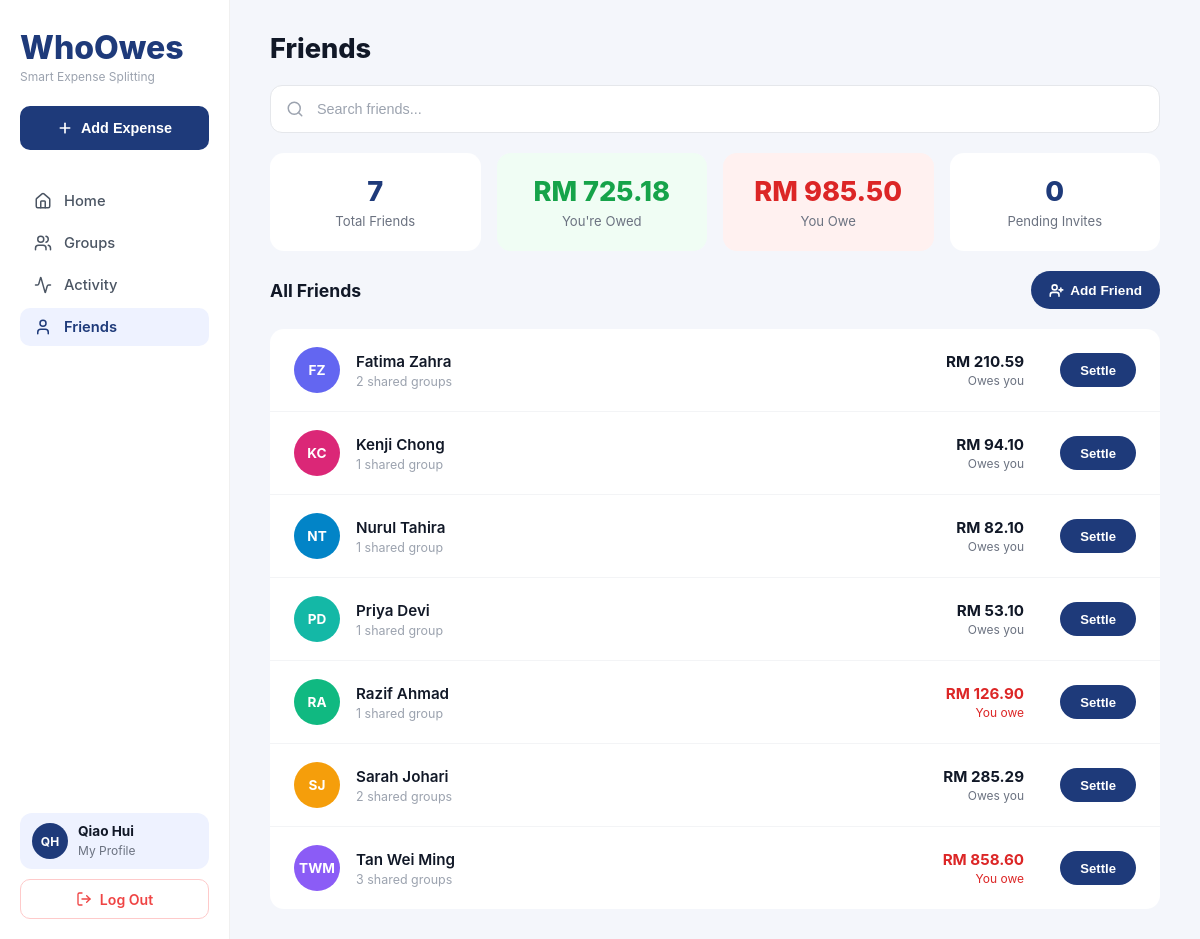
The app's page /Content/Friends/friends.php (signed in) with its own data.
### tables this page shows
CREATE TABLE `users` (
  `id` bigint(20) UNSIGNED NOT NULL,
  `name` varchar(255) NOT NULL,
  `email` varchar(255) NOT NULL,
  `password` varchar(255) NOT NULL DEFAULT '',
  `phone` varchar(20) DEFAULT NULL,
  `avatar_url` varchar(255) DEFAULT NULL,
  `currency` varchar(3) NOT NULL DEFAULT 'MYR',
  `created_at` timestamp NULL DEFAULT NULL,
  `updated_at` timestamp NULL DEFAULT NULL
);

### Content/Friends/friends.php (the view, shortened to what this page needs)
<?php
include '../../database.php';
$current_user_id = (int) $_SESSION['user_id'];
$u = mysqli_fetch_assoc(mysqli_query($connect,
  "SELECT * FROM users WHERE id = $current_user_id LIMIT 1"
));
$user_name     = $u['name'];
$user_initials = strtoupper(implode('', array_map(fn($p) => $p[0], explode(' ', trim($user_name)))));
mysqli_query($connect,
  "CREATE TABLE IF NOT EXISTS friendships (
    id INT AUTO_INCREMENT PRIMARY KEY,
    user_id INT NOT NULL, friend_id INT NOT NULL,
    created_at TIMESTAMP DEFAULT CURRENT_TIMESTAMP,
    UNIQUE KEY unique_pair (user_id, friend_id)
  )"
);
$friends = mysqli_fetch_all(mysqli_query($connect,
  "SELECT u.id, u.name,
     COUNT(DISTINCT gm_me.group_id) AS shared_groups,
     COALESCE((
       SELECT SUM(es.amount) FROM expense_splits es
       JOIN expenses e ON e.id = es.expense_id
       WHERE e.paid_by = $current_user_id AND es.user_id = u.id AND es.is_settled = 0
     ), 0) AS they_owe_me,
     COALESCE((
       SELECT SUM(es2.amount) FROM expense_splits es2
       JOIN expenses e2 ON e2.id = es2.expense_id
       WHERE e2.paid_by = u.id AND es2.user_id = $current_user_id AND es2.is_settled = 0
     ), 0) AS i_owe_them
   FROM users u
   LEFT JOIN group_members gm     ON gm.user_id = u.id
   LEFT JOIN group_members gm_me  ON gm_me.group_id = gm.group_id AND gm_me.user_id = $current_user_id
   WHERE u.id != $current_user_id
     AND (
       gm_me.group_id IS NOT NULL
       OR EXISTS (SELECT 1 FROM friendships WHERE user_id = $current_user_id AND friend_id = u.id)
     )
   GROUP BY u.id, u.name
   ORDER BY u.name"
), MYSQLI_ASSOC);
$total_friends = count($friends);
$youre_owed    = 0.0;
$you_owe       = 0.0;
foreach ($friends as $f) {
  $net = (float)$f['they_owe_me'] - (float)$f['i_owe_them'];
  if ($net > 0) $youre_owed += $net;
  elseif ($net < 0) $you_owe += abs($net);
}
$pending_invites = 0;
function fmt($n) { return 'RM ' . number_format($n, 2); }
function get_initials($name) {
  return strtoupper(implode('', array_map(fn($p) => $p[0], explode(' ', trim($name)))));
}
$avatar_colors = ['#14b8a6','#3b82f6','#6366f1','#8b5cf6','#f59e0b','#10b981','#0284c7','#db2777'];
function avatar_color($id) {
  global $avatar_colors;
  return $avatar_colors[$id % count($avatar_colors)];
}
?>
<!DOCTYPE html>
<html lang="en">
<head>
  <link rel="stylesheet" href="friends.css">
  <link rel="stylesheet" href="../Sidebar/sidebar.css">
</head>
<body>
<div class="app">
  <?php $active_nav = 'friends'; include '../Sidebar/sidebar.php'; ?>
  <main class="main">
    <h1 class="page-title">Friends</h1>
    <div class="search-wrap">
      <input class="search-input" type="text" placeholder="Search friends..." id="searchInput">
    </div>
    <div class="stats-row">
      <div class="stat-card">
        <div class="stat-num blue"><?= $total_friends ?></div>
        <div class="stat-desc">Total Friends</div>
      </div>
      <div class="stat-card green-tint">
        <div class="stat-num green"><?= fmt($youre_owed) ?></div>
        <div class="stat-desc">You're Owed</div>
      </div>
      <div class="stat-card red-tint">
        <div class="stat-num red"><?= fmt($you_owe) ?></div>
        <div class="stat-desc">You Owe</div>
      </div>
      <div class="stat-card">
        <div class="stat-num blue"><?= $pending_invites ?></div>
        <div class="stat-desc">Pending Invites</div>
      </div>
    </div>
    <div class="friends-header">
      <h3 class="friends-title">All Friends</h3>
      <button class="btn-add-friend">
        <i data-lucide="user-plus"></i>
        Add Friend
      </button>
    </div>
    <?php if (empty($friends)): ?>
    <p class="empty-state">No friends yet. Join a group to connect with others!</p>
    <?php else: ?>
    <div class="friends-list" id="friendsList">
      <?php foreach ($friends as $f):
        $net      = (float)$f['they_owe_me'] - (float)$f['i_owe_them'];
        $initials = get_initials($f['name']);
        $color    = avatar_color((int)$f['id']);
        $groups   = (int)$f['shared_groups'];
        if ($net > 0) {
          $amount_cls = '';
          $desc_cls   = '';
          $desc_text  = 'Owes you';
          $amount     = fmt($net);
          $settled    = false;
        } elseif ($net < 0) {
          $amount_cls = 'red';
          $desc_cls   = 'red';
          $desc_text  = 'You owe';
          $amount     = fmt(abs($net));
          $settled    = false;
        } else {
          $amount_cls = 'gray';
          $desc_cls   = 'gray';
          $desc_text  = 'All settled';
          $amount     = fmt(0);
          $settled    = true;
        }
      ?>
      <div class="friend-row">
        <div class="friend-avatar" style="background:<?= $color ?>">
          <?= htmlspecialchars($initials) ?>
        </div>
        <div class="friend-info">
          <div class="friend-name"><?= htmlspecialchars($f['name']) ?></div>
          <div class="friend-groups"><?= $groups ?> shared group<?= $groups !== 1 ? 's' : '' ?></div>
        </div>
        <div class="friend-balance">
          <span class="balance-amount <?= $amount_cls ?>"><?= $amount ?></span>
          <span class="balance-desc <?= $desc_cls ?>"><?= $desc_text ?></span>
        </div>
        <div class="friend-actions">
          <?php if ($settled): ?>
          <span class="settled-chip">Settled &#10003;</span>
          <?php else: ?>
          <button class="settle-btn" onclick="suOpen(<?= (int)$f['id'] ?>)">Settle</button>
          <?php endif; ?>
        </div>
      </div>
      <?php endforeach; ?>
    </div>
    <?php endif; ?>
  </main>
</div>
<?php include 'add_friend_modal.php'; ?>
</body>
</html>

### Content/Sidebar/sidebar.php (shortened to what this page needs)
<?php $active_nav = $active_nav ?? 'home'; ?>
<aside class="sidebar">
  <div class="sidebar-brand">
    <h2>WhoOwes</h2>
    <p>Smart Expense Splitting</p>
  </div>
  <button class="btn-add">
    <i data-lucide="plus" style="width:16px;height:16px;stroke:#fff;fill:none;stroke-width:2.5;stroke-linecap:round"></i>
    Add Expense
  </button>
  <nav>
    <a class="nav-item <?= $active_nav === 'home'     ? 'active' : '' ?>" href="../Dashboard/index.php">
      <i data-lucide="home"></i>
      Home
    </a>
    <a class="nav-item <?= $active_nav === 'groups'   ? 'active' : '' ?>" href="../Group/group.php">
      <i data-lucide="users"></i>
      Groups
    </a>
    <a class="nav-item <?= $active_nav === 'activity' ? 'active' : '' ?>" href="../Activity/activity.php">
      <i data-lucide="activity"></i>
      Activity
    </a>
    <a class="nav-item <?= $active_nav === 'friends'  ? 'active' : '' ?>" href="../Friends/friends.php">
      <i data-lucide="user"></i>
      Friends
    </a>
  </nav>
  <div class="sidebar-footer">
    <a class="profile-card <?= $active_nav === 'profile' ? 'active' : '' ?>" href="../Profile/user_profile.php">
      <div class="avatar"><?= htmlspecialchars($user_initials) ?></div>
      <div class="profile-info">
        <strong><?= htmlspecialchars($user_name) ?></strong>
        <span>My Profile</span>
      </div>
    </a>
    <a href="../../Authorization/logout.php" class="btn-logout">
      <i data-lucide="log-out"></i>
      Log Out
    </a>
  </div>
</aside>
<?php include __DIR__ . '/../AddExpense/add_expense_modal.php'; ?>
<?php include __DIR__ . '/../AddGroup/add_group_modal.php'; ?>
<?php include __DIR__ . '/../SettleUp/settle_modal.php'; ?>

### Content/Friends/friends.css (style rules this page uses)
*, *::before, *::after { box-sizing: border-box; margin: 0; padding: 0; }
html, body { height: 100%; overflow: hidden; }
body { height: 100vh; background: #1a1a2e; display: flex; font-family: -apple-system, BlinkMacSystemFont, "Segoe UI", Roboto, sans-serif; }
.app { display: flex; width: 100%; height: 100vh; overflow: hidden; }
.main { flex: 1; height: 100vh; background: #f4f6fb; padding: 32px 40px 30px; overflow-y: auto; display: flex; flex-direction: column; gap: 20px; }
.page-title { font-size: 1.7rem; font-weight: 800; color: #111827; }
.search-wrap { position: relative; }
.search-input { width: 100%; height: 48px; padding: 0 20px 0 46px; background: #fff; border: 1.5px solid #e5e7eb; border-radius: 12px; font-size: 0.9rem; color: #374151; outline: none; transition: border-color 0.2s; }
.search-input::placeholder { color: #9ca3af; }
.stats-row { display: grid; grid-template-columns: repeat(4, 1fr); gap: 16px; }
.stat-card { background: #fff; border-radius: 14px; padding: 22px 24px; display: flex; flex-direction: column; align-items: center; gap: 5px; text-align: center; }
.stat-card.green-tint { background: #f0fdf4; }
.stat-card.red-tint { background: #fff1f0; }
.stat-num { font-size: 1.7rem; font-weight: 800; color: #111827; }
.stat-num.blue { color: #1e3a7a; }
.stat-num.green { color: #16a34a; }
.stat-num.red { color: #dc2626; }
.stat-desc { font-size: 0.82rem; color: #6b7280; }
.friends-header { display: flex; align-items: center; justify-content: space-between; }
.friends-title { font-size: 1.1rem; font-weight: 700; color: #111827; }
.btn-add-friend { height: 38px; padding: 0 18px; background: #1e3a7a; color: #fff; border: none; border-radius: 20px; font-size: 0.85rem; font-weight: 600; cursor: pointer; display: flex; align-items: center; gap: 6px; transition: background 0.2s; }
.btn-add-friend svg { width: 15px; height: 15px; stroke: #fff; fill: none; stroke-width: 2.5; stroke-linecap: round; stroke-linejoin: round; }
.friends-list { background: #fff; border-radius: 14px; overflow-y: auto; max-height: 1600px; }
.friend-row { display: flex; align-items: center; gap: 16px; padding: 18px 24px; border-bottom: 1px solid #f3f4f6; transition: background 0.15s; cursor: pointer; }
.friend-row:last-child { border-bottom: none; }
.friend-avatar { width: 46px; height: 46px; border-radius: 50%; display: flex; align-items: center; justify-content: center; font-size: 0.85rem; font-weight: 700; color: #fff; flex-shrink: 0; }
.friend-info { flex: 1; min-width: 0; }
.friend-name { font-size: 0.95rem; font-weight: 600; color: #111827; }
.friend-groups { font-size: 0.78rem; color: #9ca3af; margin-top: 3px; }
.friend-balance { text-align: right; flex-shrink: 0; min-width: 100px; }
.balance-amount { display: block; font-size: 0.95rem; font-weight: 700; color: #111827; }
.balance-amount.red { color: #dc2626; }
.balance-desc { display: block; font-size: 0.75rem; color: #6b7280; margin-top: 2px; }
.balance-desc.red { color: #dc2626; }
.friend-actions { flex-shrink: 0; margin-left: 16px; min-width: 80px; display: flex; justify-content: flex-end; }
.settle-btn { height: 34px; padding: 0 20px; background: #1e3a7a; color: #fff; border: none; border-radius: 20px; font-size: 0.82rem; font-weight: 600; cursor: pointer; transition: background 0.2s; }

### records on screen
users: name "QH", name "Qiao Hui"
users: name "FZ", name "Fatima Zahra", groups "2", amount "RM 210.59", desc_text "Owes you"
users: name "KC", name "Kenji Chong", groups "1", amount "RM 94.10", desc_text "Owes you"
users: name "NT", name "Nurul Tahira", groups "1", amount "RM 82.10", desc_text "Owes you"
users: name "PD", name "Priya Devi", groups "1", amount "RM 53.10", desc_text "Owes you"
users: name "RA", name "Razif Ahmad", groups "1", amount "RM 126.90", desc_text "You owe"
users: name "SJ", name "Sarah Johari", groups "2", amount "RM 285.29", desc_text "Owes you"
users: name "TWM", name "Tan Wei Ming", groups "3", amount "RM 858.60", desc_text "You owe"

### other values on screen
$total_friends "7"
fmt($youre_owed) "RM 725.18"
fmt($you_owe) "RM 985.50"
$pending_invites "0"
